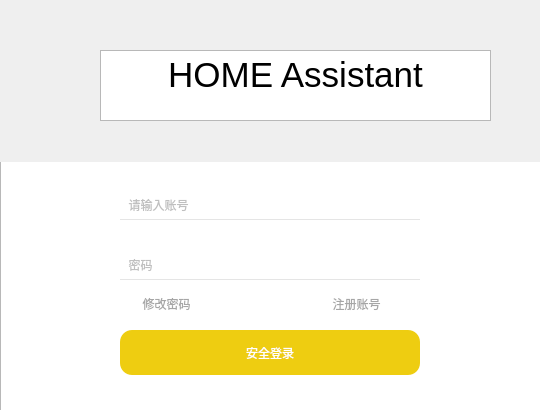
<?xml version="1.0" encoding="UTF-8"?>
<ui version="4.0">
 <class>loginForm</class>
 <widget class="QWidget" name="loginForm">
  <property name="geometry">
   <rect>
    <x>0</x>
    <y>0</y>
    <width>540</width>
    <height>410</height>
   </rect>
  </property>
  <property name="windowTitle">
   <string>Form</string>
  </property>
  <widget class="QLabel" name="label">
   <property name="enabled">
    <bool>true</bool>
   </property>
   <property name="geometry">
    <rect>
     <x>0</x>
     <y>-18</y>
     <width>550</width>
     <height>180</height>
    </rect>
   </property>
   <property name="layoutDirection">
    <enum>Qt::LeftToRight</enum>
   </property>
   <property name="autoFillBackground">
    <bool>true</bool>
   </property>
   <property name="text">
    <string/>
   </property>
   <property name="pixmap">
    <pixmap resource="pho.qrc">:/photo/backgrandtree.jpg</pixmap>
   </property>
   <property name="scaledContents">
    <bool>false</bool>
   </property>
   <property name="alignment">
    <set>Qt::AlignJustify|Qt::AlignTop</set>
   </property>
  </widget>
  <widget class="QTextEdit" name="textEdit">
   <property name="geometry">
    <rect>
     <x>100</x>
     <y>50</y>
     <width>391</width>
     <height>71</height>
    </rect>
   </property>
   <property name="styleSheet">
    <string notr="true">
QTextEdit
{
	background:transparent;
	border-width:0;border-style:outset;
}	
	font: 75 20pt &quot;Agency FB&quot;;
color: rgb(255, 255, 255);
font: 26pt &quot;Arial&quot;;</string>
   </property>
   <property name="html">
    <string>&lt;!DOCTYPE HTML PUBLIC &quot;-//W3C//DTD HTML 4.0//EN&quot; &quot;http://www.w3.org/TR/REC-html40/strict.dtd&quot;&gt;
&lt;html&gt;&lt;head&gt;&lt;meta name=&quot;qrichtext&quot; content=&quot;1&quot; /&gt;&lt;meta charset=&quot;utf-8&quot; /&gt;&lt;style type=&quot;text/css&quot;&gt;
p, li { white-space: pre-wrap; }
hr { height: 1px; border-width: 0; }
li.unchecked::marker { content: &quot;\2610&quot;; }
li.checked::marker { content: &quot;\2612&quot;; }
&lt;/style&gt;&lt;/head&gt;&lt;body style=&quot; font-family:'Arial'; font-size:26pt; font-weight:400; font-style:normal;&quot;&gt;
&lt;p align=&quot;center&quot; style=&quot; margin-top:12px; margin-bottom:12px; margin-left:0px; margin-right:0px; -qt-block-indent:0; text-indent:0px;&quot;&gt;HOME Assistant&lt;/p&gt;&lt;/body&gt;&lt;/html&gt;</string>
   </property>
  </widget>
  <widget class="QPushButton" name="pbmini_login">
   <property name="geometry">
    <rect>
     <x>450</x>
     <y>0</y>
     <width>45</width>
     <height>35</height>
    </rect>
   </property>
   <property name="styleSheet">
    <string notr="true">QPushButton
{
	background:transparent;
	border-width:0;border-style:outset;
}

QPushButton:hover
{
	
	background-color: rgb(229,229,229);
}
</string>
   </property>
   <property name="text">
    <string/>
   </property>
   <property name="icon">
    <iconset resource="pho.qrc">
     <normaloff>:/photo/mini4.png</normaloff>:/photo/mini4.png</iconset>
   </property>
   <property name="iconSize">
    <size>
     <width>25</width>
     <height>25</height>
    </size>
   </property>
  </widget>
  <widget class="QPushButton" name="pbclose_login">
   <property name="geometry">
    <rect>
     <x>494</x>
     <y>0</y>
     <width>45</width>
     <height>35</height>
    </rect>
   </property>
   <property name="styleSheet">
    <string notr="true">QPushButton
{
	background:transparent;
	border-width:0;border-style:outset;
}
QPushButton:hover
{
	background-color: rgb(232,17,35);
}</string>
   </property>
   <property name="text">
    <string/>
   </property>
   <property name="icon">
    <iconset resource="pho.qrc">
     <normaloff>:/photo/close2.png</normaloff>:/photo/close2.png</iconset>
   </property>
   <property name="iconSize">
    <size>
     <width>25</width>
     <height>25</height>
    </size>
   </property>
   <property name="autoRepeat">
    <bool>false</bool>
   </property>
  </widget>
  <widget class="QListWidget" name="listWidget">
   <property name="geometry">
    <rect>
     <x>0</x>
     <y>160</y>
     <width>541</width>
     <height>251</height>
    </rect>
   </property>
  </widget>
  <widget class="QPushButton" name="pushButton_3">
   <property name="geometry">
    <rect>
     <x>120</x>
     <y>290</y>
     <width>93</width>
     <height>28</height>
    </rect>
   </property>
   <property name="styleSheet">
    <string notr="true">
QPushButton

{
	background:transparent;
	font: 75 10pt &quot;Agency FB&quot;;
	color: rgb(166, 166, 166);
	border-width:0;border-style:outset;

}
QPushButton:hover
{
	
	background-color: rgb(255, 220, 19);
}</string>
   </property>
   <property name="text">
    <string>修改密码</string>
   </property>
  </widget>
  <widget class="QPushButton" name="pushButton_2">
   <property name="geometry">
    <rect>
     <x>310</x>
     <y>290</y>
     <width>93</width>
     <height>28</height>
    </rect>
   </property>
   <property name="styleSheet">
    <string notr="true">
QPushButton

{
	background:transparent;
	font: 75 10pt &quot;Agency FB&quot;;
	color: rgb(166, 166, 166);
	border-width:0;border-style:outset;

}
QPushButton:hover
{
	
	background-color: rgb(255, 220, 19);
}</string>
   </property>
   <property name="text">
    <string>注册账号</string>
   </property>
  </widget>
  <widget class="QLineEdit" name="lineEdit">
   <property name="geometry">
    <rect>
     <x>120</x>
     <y>190</y>
     <width>300</width>
     <height>30</height>
    </rect>
   </property>
   <property name="maximumSize">
    <size>
     <width>16777215</width>
     <height>16777215</height>
    </size>
   </property>
   <property name="styleSheet">
    <string notr="true">
QLineEdit

{
	border:one;
	border-bottom:1px solid rgb(229,229,229);
	color: rgb(127, 127, 127);

}

QLineEdit:hover
{
	border:one;
	border-bottom:1px solid rgb(193, 193,193);
}
QLineEdit:focus
{
	border:one;
	border-bottom:1px solid rgb(255, 220,19);
}</string>
   </property>
   <property name="text">
    <string/>
   </property>
   <property name="placeholderText">
    <string>  请输入账号</string>
   </property>
   <property name="cursorMoveStyle">
    <enum>Qt::VisualMoveStyle</enum>
   </property>
  </widget>
  <widget class="QLineEdit" name="lineEdit_2">
   <property name="geometry">
    <rect>
     <x>120</x>
     <y>250</y>
     <width>300</width>
     <height>30</height>
    </rect>
   </property>
   <property name="maximumSize">
    <size>
     <width>16777215</width>
     <height>16777215</height>
    </size>
   </property>
   <property name="styleSheet">
    <string notr="true">
QLineEdit

{
	border:one;
	border-bottom:1px solid rgb(229,229,229);
	color: rgb(127, 127, 127);

}

QLineEdit:hover
{
	border:one;
	border-bottom:1px solid rgb(193, 193,193);
}
QLineEdit:focus
{
	border:one;
	border-bottom:1px solid rgb(255, 220,19);
}</string>
   </property>
   <property name="text">
    <string/>
   </property>
   <property name="placeholderText">
    <string>  密码</string>
   </property>
   <property name="clearButtonEnabled">
    <bool>false</bool>
   </property>
  </widget>
  <widget class="QPushButton" name="pushButton">
   <property name="geometry">
    <rect>
     <x>120</x>
     <y>330</y>
     <width>300</width>
     <height>45</height>
    </rect>
   </property>
   <property name="maximumSize">
    <size>
     <width>300</width>
     <height>16777215</height>
    </size>
   </property>
   <property name="styleSheet">
    <string notr="true">QPushButton

{
	border-radius:12px;
	background-color: rgb(238, 205, 17);
	font: 75 15pt &quot;Agency FB&quot;;
	color:rgb(255,255,255)

}
QPushButton:hover
{
	background-color:rgb(255, 220,19);
}</string>
   </property>
   <property name="text">
    <string>安全登录</string>
   </property>
  </widget>
  <widget class="QLabel" name="label_use1">
   <property name="geometry">
    <rect>
     <x>80</x>
     <y>190</y>
     <width>35</width>
     <height>35</height>
    </rect>
   </property>
   <property name="minimumSize">
    <size>
     <width>0</width>
     <height>0</height>
    </size>
   </property>
   <property name="maximumSize">
    <size>
     <width>40</width>
     <height>40</height>
    </size>
   </property>
   <property name="text">
    <string/>
   </property>
   <property name="pixmap">
    <pixmap resource="pho.qrc">:/photo/count1.png</pixmap>
   </property>
   <property name="scaledContents">
    <bool>true</bool>
   </property>
  </widget>
  <widget class="QLabel" name="label_mima1">
   <property name="geometry">
    <rect>
     <x>80</x>
     <y>250</y>
     <width>35</width>
     <height>35</height>
    </rect>
   </property>
   <property name="maximumSize">
    <size>
     <width>40</width>
     <height>40</height>
    </size>
   </property>
   <property name="text">
    <string/>
   </property>
   <property name="pixmap">
    <pixmap resource="pho.qrc">:/photo/mima1.png</pixmap>
   </property>
   <property name="scaledContents">
    <bool>true</bool>
   </property>
  </widget>
  <zorder>pbclose_login</zorder>
  <zorder>pbmini_login</zorder>
  <zorder>listWidget</zorder>
  <zorder>pushButton_3</zorder>
  <zorder>pushButton_2</zorder>
  <zorder>lineEdit</zorder>
  <zorder>lineEdit_2</zorder>
  <zorder>label</zorder>
  <zorder>textEdit</zorder>
  <zorder>pushButton</zorder>
  <zorder>label_mima1</zorder>
  <zorder>label_use1</zorder>
 </widget>
 <resources>
  <include location="pho.qrc"/>
 </resources>
 <connections/>
</ui>
